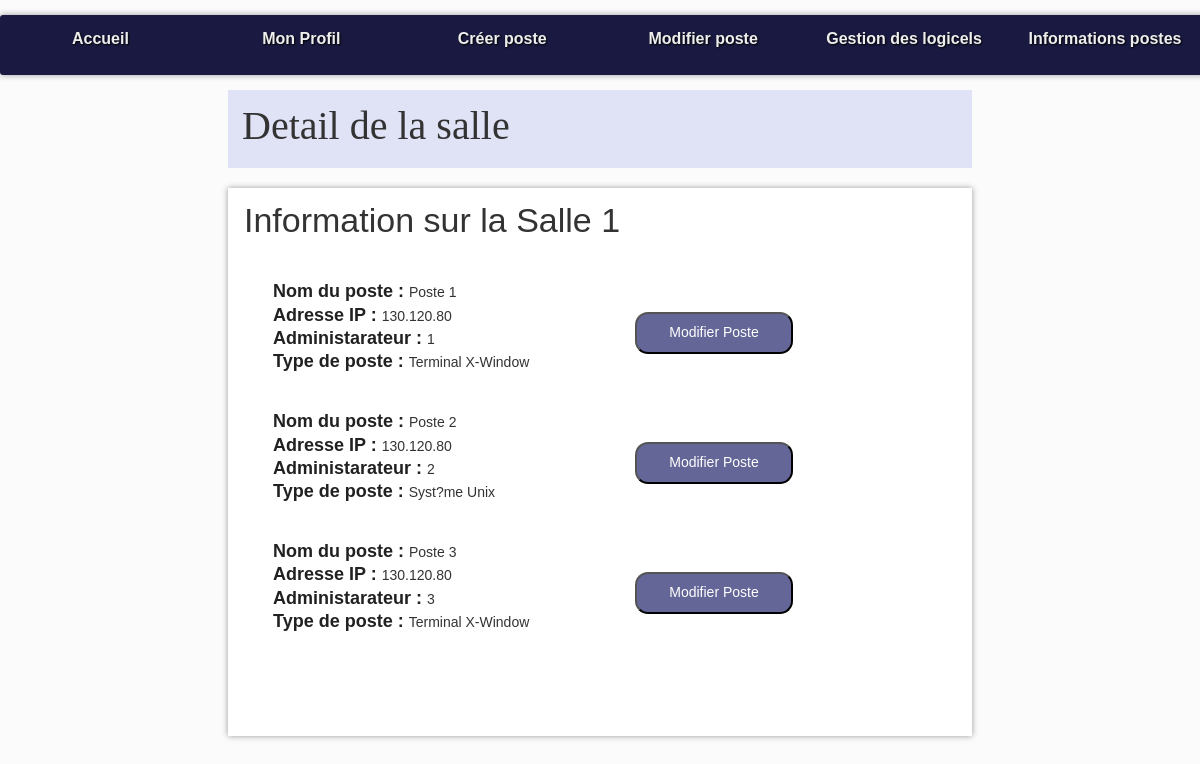
The page /?action=accueil&nSalle=s01 (signed in) on the database its author committed.
### tables this page shows
CREATE TABLE `salle` (
  `nSalle` varchar(7) NOT NULL,
  `nomSalle` varchar(20) NOT NULL,
  `nbPoste` tinyint(2) DEFAULT NULL,
  `indIP` varchar(11) DEFAULT NULL
);

CREATE TABLE `poste` (
  `nPoste` varchar(7) NOT NULL,
  `nomPoste` varchar(20) NOT NULL,
  `indIP` varchar(11) DEFAULT NULL,
  `ad` int(3) DEFAULT NULL,
  `typePoste` varchar(9) DEFAULT NULL,
  `nSalle` varchar(7) DEFAULT NULL,
  `nbLog` tinyint(2) DEFAULT NULL
);

CREATE TABLE `types` (
  `typeLP` varchar(9) NOT NULL,
  `nomType` varchar(20) DEFAULT NULL
);

### index.php (called while the page is built, shortened)
<?php
include "getRacine.php";
$action = (isset($_GET["action"])) ? $_GET["action"] : "defaut";
$fichier = controleurPrincipal($action);
include "$racine/controleur/$fichier";
?>

### modele/bd.sallesInfo.inc.php (called while the page is built, shortened)
<?php
function getSalle() {
    $resultat = array();
    try {
        $cnx = connexionPDO();
        $req = $cnx->prepare("SELECT * FROM salle");
        $req->execute();
        $ligne = $req->fetch(PDO::FETCH_OBJ);
        while ($ligne) {
            $resultat[] = $ligne;
            $ligne = $req->fetch(PDO::FETCH_OBJ);
        }
    } catch (PDOException $e) {
        print "Erreur !: " . $e->getMessage();
        die();
    }
    return $resultat;
}
function getPosteSalle($nSalle) {
    $resultat = array();
    try {
        $cnx = connexionPDO();
        $req = $cnx->prepare("SELECT * FROM poste WHERE nSalle=:nSalle");
        $req->bindValue(':nSalle', $nSalle, PDO::PARAM_STR);
        $req->execute();
        $ligne = $req->fetch(PDO::FETCH_OBJ);
        while ($ligne) {
            $resultat[] = $ligne;
            $ligne = $req->fetch(PDO::FETCH_OBJ);
        }
    } catch (PDOException $e) {
        print "Erreur !: " . $e->getMessage();
        die();
    }
    return $resultat;
}
function getTypePc() {
    $resultat = array();
    try {
        $cnx = connexionPDO();
        $req = $cnx->prepare("SELECT * FROM types");
        $req->execute();
        $ligne = $req->fetch(PDO::FETCH_OBJ);
        while ($ligne) {
            $resultat[] = $ligne;
            $ligne = $req->fetch(PDO::FETCH_OBJ);
        }
    } catch (PDOException $e) {
        print "Erreur !: " . $e->getMessage();
        die();
    }
    return $resultat;
}
?>

### vue/vueDetaills.php (the view, shortened to what this page needs)
<p id="posteTitle">Information sur la <?= $nomSalle; ?></p>
    <ul id="postes">
        <?php for($ii = 0; $ii < count($postSalleBySalle); $ii++) { ?>
           <div class="row">
            <div class="infoPostes col-lg-6">
                <span>
                    <span class="titleDataPoste" > Nom du poste :  </span> <span> <?= $postSalleBySalle[$ii]->nomPoste ?> </span> <br />
                </span>
                <span>
                    <span class="titleDataPoste" > Adresse IP :  </span> <span> <?= $postSalleBySalle[$ii]->indIP ?> </span>  <br />
                </span>
                <span>
                    <span class="titleDataPoste" > Administarateur :  </span> <span> <?= $postSalleBySalle[$ii]->ad ?> </span>  <br />
                </span>
                <span>
                  <?php foreach ($typePc as $typePcKey => $typePcVal) {
                      if($typePcVal->typeLP == $postSalleBySalle[$ii]->typePoste){
                        ?>
                          <span class="titleDataPoste" > Type de poste :  </span> <span> <?= $typePcVal->nomType ?> </span>  <br />  <?php
                      }
                  }?>
                </span>
            </div>
              <form action="./?action=modifierPoste" method="POST">
                <div class="col-lg-6">
                  <button type="submit" class="BtnModifierPoste"> Modifier Poste </button>
                </div>
              </form>
          </div>
            <br>
            <br>
        <?php  } ?>
    </ul>

### css/base.css (style rules this page uses)
:root { --largeurPage: 900px; --largeurMenuCont : 200px; --margeCalc: calc((100% - var(--largeurPage)) / 2); --margeMenuHaut : 15px; --hauteurMenuGene:60px; --coulA1:#5A7694; --coulA2:#D7E5ED; --coulB1:#566459; --coulB2:#90974A; --coulC:#CDBCA0; --fondC:#fcfbfb; --padding_cote:5px; }
body { font-family: Arial; color : #333; font-size : 14px; line-height : 1.3; scroll-behavior: smooth; background-color : var(--fondC); }

### css/corps.css (style rules this page uses)
.BtnModifierPoste { margin-top: 32px; }
.BtnModifierPoste { width: 158px; padding: 9px 0px 11px 0px; border-radius: 13px; background-color:#636697; color: white; }
#posteTitle { font-size: 34px; padding: 10px 6px 7px 11px; margin-bottom: 31px; }
.titleDataPoste { font-size: 18px; color:#212121; font-weight: bold; }

### rows shown on the page
salle: nomSalle "Salle 1"
poste: nomPoste "Poste 1", indIP "130.120.80", ad "1"
types: nomType "Terminal X-Window"
poste: nomPoste "Poste 2", indIP "130.120.80", ad "2"
types: nomType "Syst?me Unix"
poste: nomPoste "Poste 3", indIP "130.120.80", ad "3"

### other values the page prints
$titre "Detail de la salle"
